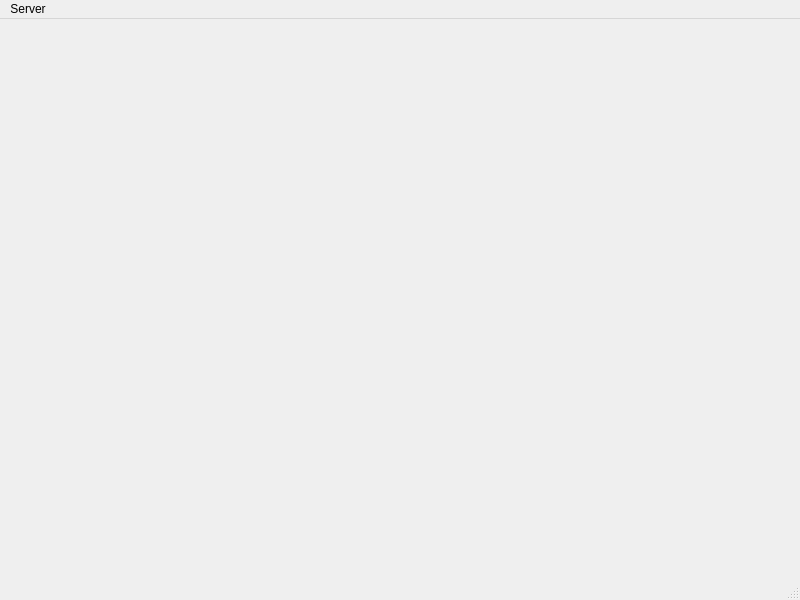
<?xml version="1.0" encoding="UTF-8"?>
<ui version="4.0">
 <class>QKxVNCViewer</class>
 <widget class="QMainWindow" name="QKxVNCViewer">
  <property name="geometry">
   <rect>
    <x>0</x>
    <y>0</y>
    <width>800</width>
    <height>600</height>
   </rect>
  </property>
  <property name="windowTitle">
   <string>MainWindow</string>
  </property>
  <widget class="QWidget" name="centralwidget"/>
  <widget class="QMenuBar" name="menubar">
   <property name="geometry">
    <rect>
     <x>0</x>
     <y>0</y>
     <width>800</width>
     <height>23</height>
    </rect>
   </property>   
   <widget class="QMenu" name="menuServer_2">
    <property name="title">
     <string>Server</string>
    </property>
    <addaction name="actionNew"/>
   </widget>
   <addaction name="menuServer_2"/>
   <addaction name="menuServer"/>
  </widget>
  <widget class="QStatusBar" name="statusbar"/>
  <action name="actionNew_Connection">
   <property name="text">
    <string>New Connection</string>
   </property>
  </action>
  <action name="actionLoseless_mode">
   <property name="text">
    <string>Loseless mode</string>
   </property>
  </action>
  <action name="actionHD_mode">
   <property name="text">
    <string>HD mode</string>
   </property>
  </action>
  <action name="actionGereric_mode">
   <property name="text">
    <string>Generic mode</string>
   </property>
  </action>
  <action name="actionNew">
   <property name="text">
    <string>New Connection</string>
   </property>
  </action>
  <action name="actionStretch">
   <property name="text">
    <string>Stretch</string>
   </property>
  </action>
 </widget>
 <resources/>
 <connections/>
</ui>
